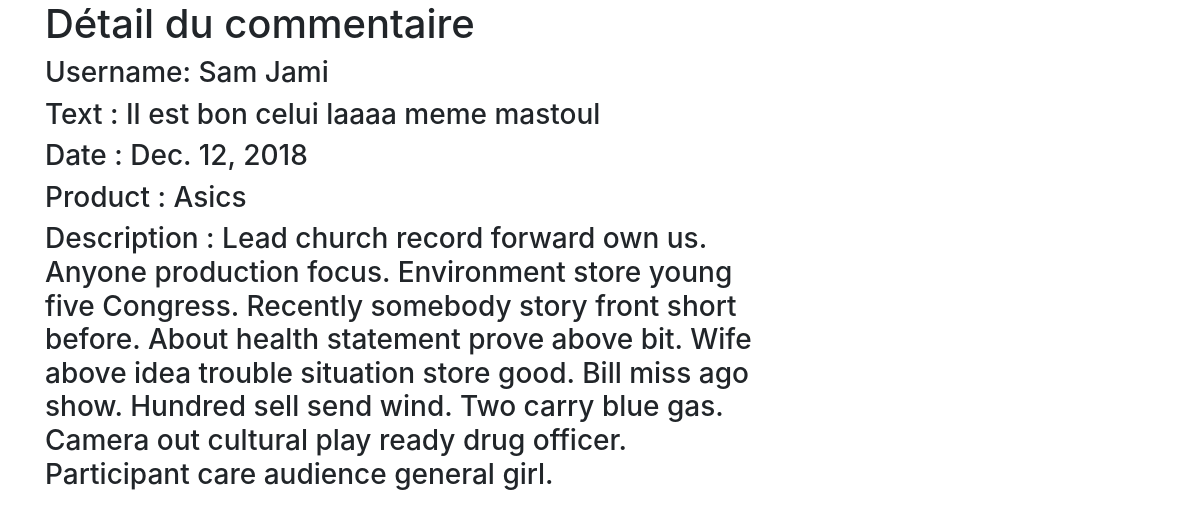
/shop_app/comments/1/, run on the app's committed database.
### shop_app/models.py (models this page shows, shortened)
class Comment(models.Model):
	username = models.CharField(max_length=264)
	text = models.TextField()
	date = models.DateField()
	product = models.ForeignKey(Product , on_delete=models.CASCADE, default=1)

class Product(models.Model):
	name = models.CharField(max_length=264)
	price = models.DecimalField(max_digits=5, decimal_places=2)
	description = models.TextField()
	image = models.ImageField(default='static/images/nikeair.png', upload_to='static/images/')
	def __str__(self):
		return self.name

### shop_app/views.py (the view)
# urls.py: path('comments/<int:comment_id>/', views.comment, name='comment'),
def comment(request, comment_id):
	comment = Comment.objects.get(id=comment_id)
	return render(request, 'comment.html', context={ 'comment': comment })

### shop_app/templates/comment.html (shortened to what this page needs)
<!DOCTYPE html>
<html>
<head>
	<link rel="stylesheet" href="https://stackpath.bootstrapcdn.com/bootstrap/4.1.3/css/bootstrap.min.css">
</head>
<body>
	<div class="container">
	<div class="row">
		<div class="col-md-8">
  <h1>Détail du commentaire</h1>
  <h3>Username: {{ comment.username }}</h3>
  <h3>Text : {{ comment.text }}</h3>
  <h3>Date : {{ comment.date }}</h3>
  <h3>Product : {{ comment.product }}
  <h3>Description : {{ comment.product.description }}</h3>
</div>
</div>
</div>
</body>
</html>

### data on the page
Comment: username "Sam Jami", text "Il est bon celui laaaa meme mastoul", date "Dec. 12, 2018", product "Asics", product.description "Lead church record forward own us. Anyone production focus. Environment store young five Congress. Recently somebody story front short before. About health statement prove above bit. Wife above idea trouble situation store good. Bill miss ago show. Hundred sell send wind. Two carry blue gas. Camera out cultural play ready drug officer. Participant care audience general girl."
